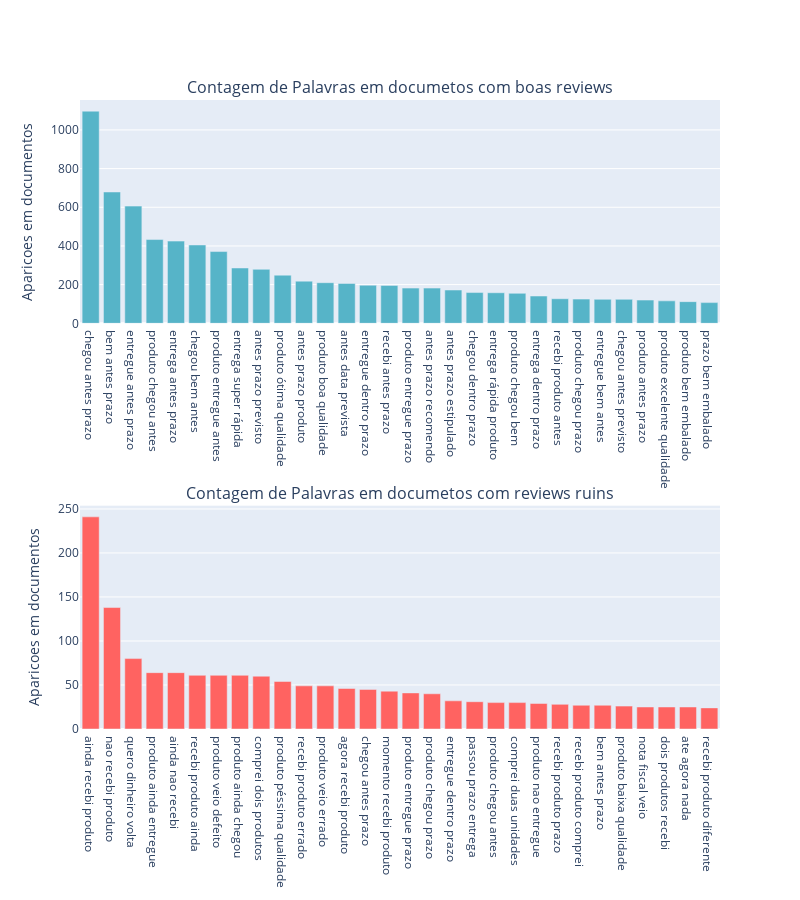

Notebook source saved alongside this figure:
### Code cell
titulo_b = "Contagem de Palavras em documetos com boas reviews"
titulo_r = "Contagem de Palavras em documetos com reviews ruins"
fig = make_subplots(rows=2,vertical_spacing = 0.29,subplot_titles=(titulo_b, titulo_r))
fig.add_trace(fig1['data'][0], row=1,col = 1)
fig.add_trace(fig2['data'][0], row=2,col = 1)
fig.update_layout(height=900, width=800)
fig.update_yaxes(title_text="Aparicoes em documentos",row=1, col=1)
fig.update_yaxes(title_text="Aparicoes em documentos",row=2, col=1)
fig.show()

### Figure 1 — Plotly figure (JSON) as saved in the notebook; plotly's stock layout.template omitted (floating-point values rounded to 4 significant figures)
{"data": [{"alignmentgroup": "True", "hovertemplate": "x=%{x}<br>y=%{y}<extra></extra>", "legendgroup": "", "marker": {"color": "#56b4c8", "pattern": {"shape": ""}}, "name": "", "offsetgroup": "", "orientation": "v", "showlegend": false, "textposition": "auto", "type": "bar", "x": ["chegou antes prazo", "bem antes prazo", "entregue antes prazo", "produto chegou antes", "entrega antes prazo", "chegou bem antes", "produto entregue antes", "entrega super rápida", "antes prazo previsto", "produto ótima qualidade", "antes prazo produto", "produto boa qualidade", "antes data prevista", "entregue dentro prazo", "recebi antes prazo", "produto entregue prazo", "antes prazo recomendo", "antes prazo estipulado", "chegou dentro prazo", "entrega rápida produto", "produto chegou bem", "entrega dentro prazo", "recebi produto antes", "produto chegou prazo", "entregue bem antes", "chegou antes previsto", "produto antes prazo", "produto excelente qualidade", "produto bem embalado", "prazo bem embalado"], "xaxis": "x", "y": [1097, 679, 606, 433, 425, 405, 371, 286, 279, 249, 218, 210, 206, 197, 196, 182, 182, 172, 159, 158, 155, 141, 127, 125, 124, 124, 120, 116, 112, 107], "yaxis": "y"}, {"alignmentgroup": "True", "hovertemplate": "x=%{x}<br>y=%{y}<extra></extra>", "legendgroup": "", "marker": {"color": "#ff6361", "pattern": {"shape": ""}}, "name": "", "offsetgroup": "", "orientation": "v", "showlegend": false, "textposition": "auto", "type": "bar", "x": ["ainda recebi produto", "nao recebi produto", "quero dinheiro volta", "produto ainda entregue", "ainda nao recebi", "recebi produto ainda", "produto veio defeito", "produto ainda chegou", "comprei dois produtos", "produto péssima qualidade", "recebi produto errado", "produto veio errado", "agora recebi produto", "chegou antes prazo", "momento recebi produto", "produto entregue prazo", "produto chegou prazo", "entregue dentro prazo", "passou prazo entrega", "produto chegou antes", "comprei duas unidades", "produto nao entregue", "recebi produto prazo", "recebi produto comprei", "bem antes prazo", "produto baixa qualidade", "nota fiscal veio", "dois produtos recebi", "ate agora nada", "recebi produto diferente"], "xaxis": "x2", "y": [241, 138, 80, 64, 64, 61, 61, 61, 60, 54, 49, 49, 46, 45, 43, 41, 40, 32, 31, 30, 30, 29, 28, 27, 27, 26, 25, 25, 25, 24], "yaxis": "y2"}], "layout": {"annotations": [{"font": {"size": 16}, "showarrow": false, "text": "Contagem de Palavras em documetos com boas reviews", "x": 0.5, "xanchor": "center", "xref": "paper", "y": 1, "yanchor": "bottom", "yref": "paper"}, {"font": {"size": 16}, "showarrow": false, "text": "Contagem de Palavras em documetos com reviews ruins", "x": 0.5, "xanchor": "center", "xref": "paper", "y": 0.355, "yanchor": "bottom", "yref": "paper"}], "height": 900, "width": 800, "xaxis": {"anchor": "y", "domain": [0, 1]}, "xaxis2": {"anchor": "y2", "domain": [0, 1]}, "yaxis": {"anchor": "x", "domain": [0.645, 1], "title": {"text": "Aparicoes em documentos"}}, "yaxis2": {"anchor": "x2", "domain": [0, 0.355], "title": {"text": "Aparicoes em documentos"}}}}
